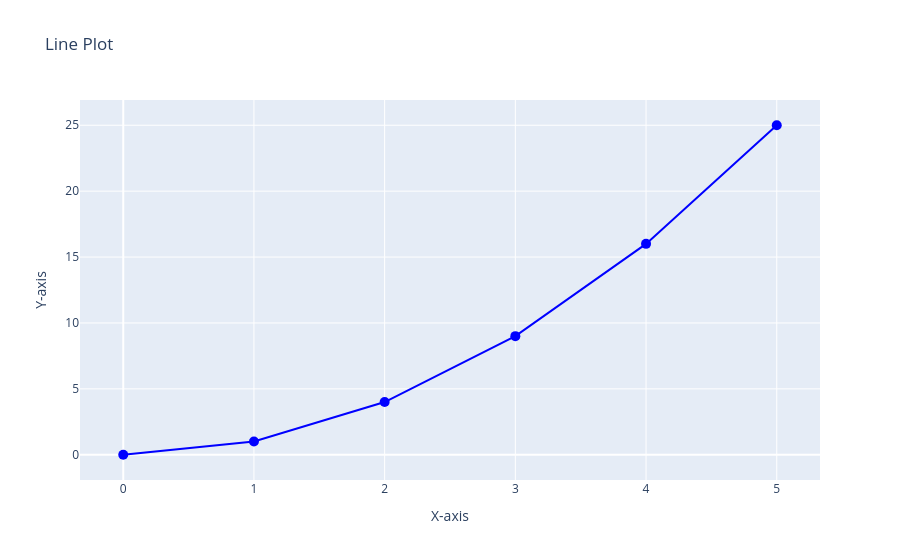

Notebook code for this chart:
### Markdown cell above
### Basic Plot Types
Let's start with some basic plot types that are frequently used in data visualization.

#### Line Plot
Line plots are useful for visualizing data over a continuous interval or time period.

### Code cell
import plotly.graph_objs as go

# Sample data
x = [0, 1, 2, 3, 4, 5]
y = [0, 1, 4, 9, 16, 25]

# Create a trace
trace = go.Scatter(x=x, y=y, mode='lines+markers', marker=dict(color='blue', size=10))

# Create a layout
layout = go.Layout(title='Line Plot', xaxis=dict(title='X-axis'), yaxis=dict(title='Y-axis'))

# Create a figure and plot it
fig = go.Figure(data=[trace], layout=layout)
fig.show()

### Figure 1 — Plotly figure (JSON) as saved in the notebook; plotly's stock layout.template omitted (floating-point values rounded to 4 significant figures)
{"data": [{"marker": {"color": "blue", "size": 10}, "mode": "lines+markers", "type": "scatter", "x": [0, 1, 2, 3, 4, 5], "y": [0, 1, 4, 9, 16, 25]}], "layout": {"title": {"text": "Line Plot"}, "xaxis": {"title": {"text": "X-axis"}}, "yaxis": {"title": {"text": "Y-axis"}}}}
